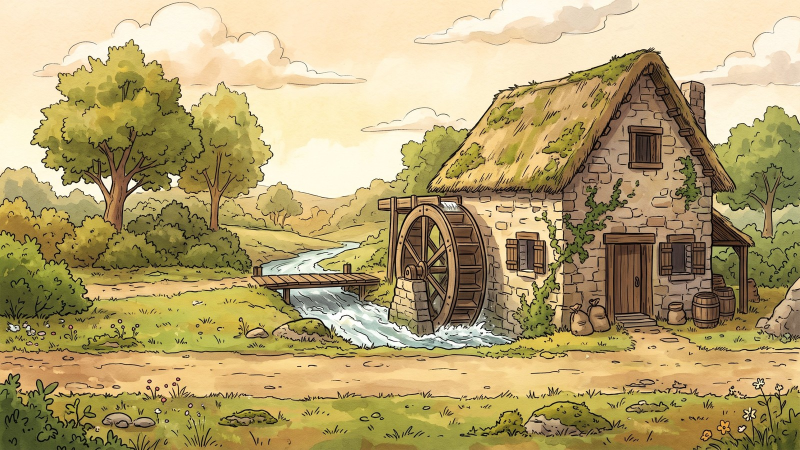
#> input picture art/escenarios/nuevos/acena.jpg, 1600 x 900 px, given in place of puente.jpg, which was not available (shown at 1/2 size)
$ python talavera_fondo.py
#> lines starting #> are read from the running program, lines starting #| are printed output that depends on the picture; after the words box and inside, x2 and y2 are one past the last pixel; in counts of white or black regions, pixels touching at a corner belong together
#> in paint, bg is the input picture: PIL image 1600x900 RGB; mean R, G, B 181, 162.7, 112.6
"""Dibuja la Talavera de 1248 (provisional, procedural) en el horizonte de los fondos del puente y la aceña.
Uso: python talavera_fondo.py  -> art/escenarios/nuevos/{puente,acena}_talavera.jpg (+ capa suelta en production/G12/walkmaps/)"""
import random, numpy as np
from PIL import Image, ImageDraw, ImageFilter
ROOT='/home/claude/extra-o-en-castilla/'
SS=4
def town(w,h,seed,haze,HILL):
    """Capa RGBA (w x h) con el perfil de la villa: cerca con almenas, torres albarranas, alcázar, campanario de Santa María y casas."""
#> called with w = 300, h = 135, seed = 7, haze = (240, 226, 196), HILL = (176, 170, 112)
    rnd=random.Random(seed); W,H=w*SS,h*SS
    im=Image.new('RGBA',(W,H),(0,0,0,0)); d=ImageDraw.Draw(im)
#> after `im = Image.new('RGBA', (W, H), (0, 0, 0, 0))`: im: PIL image 1200x540 RGBA; every value is 0
    wall=(214,192,156); wallsh=(176,156,128); brick=(196,132,96); roof=(196,106,70); roofsh=(160,84,60); ink=(92,70,52,200)
    base=int(H*0.96); lw=max(2,int(SS*0.9))
    def box(x0,y0,x1,y1,c,sh=None):
        d.rectangle([x0,y0,x1,y1],fill=c+(255,),outline=ink,width=lw)
        if sh: d.rectangle([x0+(x1-x0)*0.62,y0+lw,x1-lw,y1-lw],fill=sh+(255,))
    def merlons(x0,x1,y,n,hh):
        step=(x1-x0)/n
        for i in range(n):
            if i%2==0: d.rectangle([x0+i*step,y-hh,x0+(i+1)*step,y],fill=wall+(255,),outline=ink,width=lw)
    def gable(x0,x1,ytop,ybase,c,csh):
        mid=(x0+x1)/2; d.polygon([(x0-SS,ybase),(mid,ytop),(x1+SS,ybase)],fill=c+(255,),outline=ink)
        d.polygon([(mid,ytop),(x1+SS,ybase),(mid,ybase)],fill=csh+(255,))
    # casas del fondo (cuestas)
    x=W*0.04
    while x<W*0.96:
        bw=rnd.uniform(0.035,0.06)*W; bh=rnd.uniform(0.22,0.34)*H; top=base-bh-rnd.uniform(0,0.12)*H
        box(x,top,x+bw,base,wall,wallsh); gable(x,x+bw,top-bw*0.30,top,roof,roofsh)
        if rnd.random()<0.5: d.rectangle([x+bw*0.3,top+bh*0.3,x+bw*0.42,top+bh*0.55],fill=(110,84,62,230))
        x+=bw*rnd.uniform(0.55,0.9)
#> after the loop, x = 1156.1
    # cerca: lienzo de muralla con almenas y torres
    wy=base-H*0.30
    box(W*0.02,wy,W*0.98,base,wall,None); merlons(W*0.02,W*0.98,wy,int(w/5)*2,H*0.05)
    for i in range(int(w/9)):   # saeteras
        px=W*0.04+i*(W*0.92)/int(w/9); d.rectangle([px,wy+H*0.08,px+SS*1.2,wy+H*0.15],fill=(90,68,52,230))
    # bandas de ladrillo en el lienzo (mampostería de granito con hiladas de ladrillo)
    for k in (0.35,0.62):
        d.rectangle([W*0.02+lw,wy+(base-wy)*k,W*0.98-lw,wy+(base-wy)*k+H*0.025],fill=brick+(255,))
    # torres macizas del lienzo (cuadradas) y una semicircular
    for tx,th,tw in ((0.12,0.52,0.045),(0.66,0.50,0.045)):
        x0=W*tx; x1=x0+W*tw; yt=base-H*th
        box(x0,yt,x1,base,wall,wallsh); merlons(x0-SS,x1+SS,yt,3,H*0.045)
        d.rectangle([x0+(x1-x0)*0.4,yt+H*0.08,x0+(x1-x0)*0.6,yt+H*0.16],fill=(90,68,52,230))
    sx0=W*0.40; sx1=sx0+W*0.05; syt=base-H*0.50
    d.rectangle([sx0,syt,sx1,base],fill=wall+(255,),outline=ink,width=lw); d.ellipse([sx0,syt-H*0.03,sx1,syt+H*0.05],fill=wall+(255,),outline=ink,width=lw)
    merlons(sx0,sx1,syt,3,H*0.04)
    # TORRES ALBARRANAS: exentas, adelantadas al lienzo y unidas a él por un gran arco (en Talavera hubo 17; las ochavadas se ven con caras)
    for tx,th in ((0.27,0.66),(0.58,0.70),(0.84,0.62)):
        x0=W*tx; x1=x0+W*0.05; yt=base-H*th; fy=base+H*0.02
        # arco de unión con el lienzo (pasadizo sobre un gran arco, detrás de la torre)
        ax0=x1-SS; ax1=x1+W*0.06; ay=base-H*0.44
        d.rectangle([ax0,ay,ax1,base],fill=wallsh+(255,),outline=ink,width=lw)
        d.pieslice([ax0+SS,ay+H*0.07,ax1-SS,base+H*0.30],180,360,fill=(84,64,50,235))
        merlons(ax0,ax1,ay,3,H*0.04)
        # torre ochavada (caras: luz/sombra) exenta, algo más alta y más ancha arriba
        d.polygon([(x0,fy),(x0,yt),(x1,yt),(x1,fy)],fill=wall+(255,),outline=ink)
        d.polygon([(x0+(x1-x0)*0.55,fy),(x0+(x1-x0)*0.55,yt),(x1,yt),(x1,fy)],fill=wallsh+(255,))
        d.rectangle([x0-SS*1.2,yt-H*0.045,x1+SS*1.2,yt+H*0.01],fill=wall+(255,),outline=ink,width=lw)   # coronamiento volado
        merlons(x0-SS*1.2,x1+SS*1.2,yt-H*0.045,4,H*0.04)
        d.rectangle([x0+(x1-x0)*0.4,yt+H*0.10,x0+(x1-x0)*0.62,yt+H*0.19],fill=(90,68,52,230))
        d.rectangle([x0,fy-H*0.10,x1,fy],fill=brick+(255,))   # zócalo de ladrillo
    # barbacana: antemuro bajo almenado por delante del lienzo
    d.rectangle([W*0.0,base-H*0.07,W*1.0,base+H*0.04],fill=wallsh+(255,),outline=ink,width=lw); merlons(0,W,base-H*0.07,int(w/6)*2,H*0.03)
    # alcázar: gran torre del homenaje a la izquierda
    ax0=W*0.16; ax1=ax0+W*0.10; ay=base-H*0.78
    box(ax0,ay,ax1,base,wall,wallsh); merlons(ax0-SS*1.5,ax1+SS*1.5,ay,5,H*0.06)
    for k in range(2): d.rectangle([ax0+(ax1-ax0)*(0.2+0.4*k),ay+H*0.14,ax0+(ax1-ax0)*(0.32+0.4*k),ay+H*0.26],fill=(90,68,52,230))
    # Santa María la Mayor: campanario cuadrado con vanos y chapitel bajo
    cx0=W*0.47; cx1=cx0+W*0.05; cy=base-H*0.95
    box(cx0,cy,cx1,base,(214,170,128),(180,140,106));
    for k in range(2): d.rounded_rectangle([cx0+(cx1-cx0)*(0.18+0.42*k),cy+H*0.12,cx0+(cx1-cx0)*(0.40+0.42*k),cy+H*0.30],radius=SS*2,fill=(80,60,46,230))
    d.polygon([(cx0-SS,cy),((cx0+cx1)/2,cy-H*0.16),(cx1+SS,cy)],fill=roof+(255,),outline=ink)
    # nave de la colegiata junto al campanario
    box(W*0.52,base-H*0.40,W*0.60,base,wall,wallsh); gable(W*0.52,W*0.60,base-H*0.52,base-H*0.40,roof,roofsh)
    mound=[(0,H)]+[(i*W/40, H*(0.90+0.035*np.sin(i*0.9+seed)+0.02*np.sin(i*2.3))) for i in range(41)]+[(W,H)]
    d.polygon(mound,fill=HILL+(255,))
    # bruma: atenúa hacia el color del cielo (perspectiva aérea)
    a=np.array(im).astype(float); sky=np.array(haze,float)
    a[...,:3]=a[...,:3]*(1-0.16)+sky*0.16
    im=Image.fromarray(a.astype('uint8'),'RGBA').filter(ImageFilter.GaussianBlur(SS*0.35))
    return im.resize((w,h),Image.LANCZOS)

def paint(name,place,haze,seed,hillcol):
    bg=Image.open(ROOT+'art/escenarios/nuevos/%s.jpg'%name).convert('RGB'); arr=np.array(bg).astype(float)
    x,y,w,h=place; t=town(w,h,seed,haze,hillcol); ta=np.array(t).astype(float)
    # zona donde puede ir la villa: cielo/lomas lejanas claras y sin tinta (no pisa árboles, puente ni casas)
    reg=arr[y:y+h,x:x+w]; lum=reg.mean(2); mx=reg.max(2); mn=reg.min(2); sat=(mx-mn)/(mx+1)
    sky=(lum>196)&(sat<0.35)
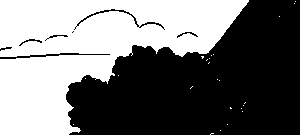
#> sky: shape (135, 300) bool; 45.6% white; 24 white regions (23 under 20 px), largest, box (x1, y1, x2, y2) and area: (0, 0, 249, 135) 18443
    hill=(lum>120)&(lum<=196)&(sat<0.5)&(reg[...,1]>reg[...,2]+8)
#> hill: shape (135, 300) bool; 14.5% white in thin lines or dots
    allowed=Image.fromarray(((sky|hill)*255).astype('uint8')).filter(ImageFilter.MaxFilter(3)).filter(ImageFilter.MinFilter(5)).filter(ImageFilter.GaussianBlur(1.2))
    m=np.array(allowed).astype(float)/255
    dark=(lum<105); m=np.where(dark,0,np.maximum(m,np.where(np.arange(h)[:,None]>int(h*0.80),1.0,0)))
#> after `dark = lum < 105`: dark: shape (135, 300) bool; 7.1% white in thin lines or dots
    al=ta[...,3]/255*m
    # loma bajo la villa (ancla la silueta al horizonte)
    hy=int(h*0.86); ground=np.zeros((h,w)); ground[hy:,:]=1; ground=np.array(Image.fromarray((ground*255).astype('uint8')).filter(ImageFilter.GaussianBlur(3))).astype(float)/255*m*0.9
    out=reg.copy()
    out=out*(1-ground[...,None])+np.array(hillcol,float)*ground[...,None]
    out=out*(1-al[...,None])+ta[...,:3]*al[...,None]
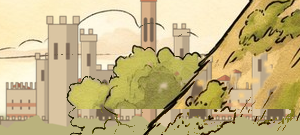
#> out: shape (135, 300, 3) float64; mean R, G, B 198.6, 181.4, 131.9
    arr[y:y+h,x:x+w]=out
    res=Image.fromarray(arr.astype('uint8')); res.save(ROOT+'art/escenarios/nuevos/%s_talavera.jpg'%name,quality=92)
    t.save(ROOT+'production/G12/walkmaps/talavera_capa_%s.png'%name)
    return res
# (x, y, ancho, alto) en el lienzo 1600x900
paint('puente',(735,205,300,135),(240,226,196),7,(176,170,112))
paint('acena',(430,300,380,115),(244,226,190),11,(170,168,108))
#> call 2 of paint, with name = 'acena', place = (430, 300, 380, 115), haze = (244, 226, 190), seed = 11, hillcol = (170, 168, 108)
#> in paint (call 2), `x, y, w, h = place`: x = 430; y = 300; w = 380; h = 115
#> in town (call 2), `im = Image.new('RGBA', (W, H), (0, 0, 0, 0))`: im: PIL image 1520x460 RGBA; every value is 0
#> in paint (call 2), `mx = reg.max(2)`:
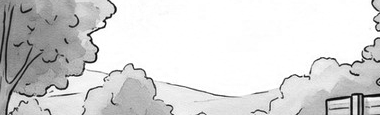
#> mx: shape (115, 380) float64; min 6, max 255, mean 215.4
#> in paint (call 2), `mn = reg.min(2)`:
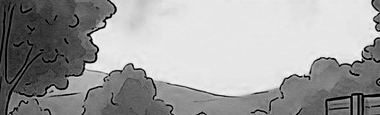
#> mn: shape (115, 380) float64; min 0, max 246, mean 159.8
#> in paint (call 2), `sat = (mx - mn) / (mx + 1)`:
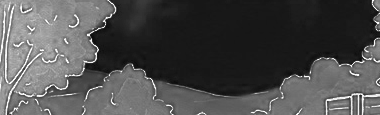
#> sat: shape (115, 380) float64; min 0.0352, max 0.988, mean 0.305
#> in paint (call 2), `sky=(lum>196)&(sat<0.35)`: sky: shape (115, 380) bool; 50.9% white; 7 black regions (5 under 20 px), largest, box (x1, y1, x2, y2) and area: (0, 0, 380, 115) 21240, (371, 0, 380, 32) 180
#> in paint (call 2), `hill=(lum>120)&(lum<=196)&(sat<0.5)&(reg[...,1]>reg[...,2]+8)`: hill: shape (115, 380) bool; 25.9% white; 226 white regions (209 under 20 px), largest, box (x1, y1, x2, y2) and area: (8, 39, 380, 115) 9363, (75, 0, 115, 61) 464, (328, 99, 350, 115) 237
#> in paint (call 2), `dark = lum < 105`: dark: shape (115, 380) bool; 8.6% white in thin lines or dots
#> in paint (call 2), `al=ta[...,3]/255*m`:
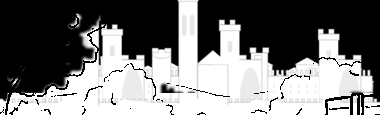
#> al: shape (115, 380) float64; min 0, max 1, mean 0.463
#> in paint (call 2), `hy = int(h * 0.86)`: hy = 98
#> in paint (call 2), `out=out*(1-al[...,None])+ta[...,:3]*al[...,None]`:
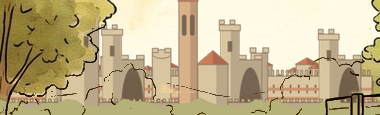
#> out: shape (115, 380, 3) float64; mean R, G, B 194.7, 179.5, 141.6

$ run again, on art/escenarios/nuevos/puente.jpg
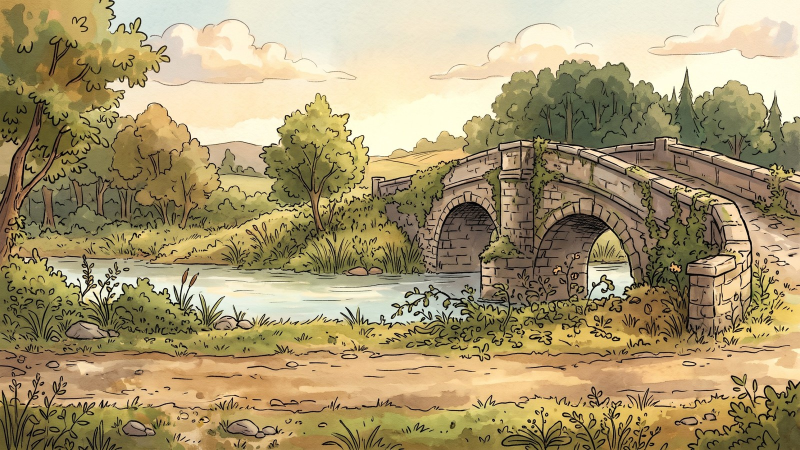
#> input picture art/escenarios/nuevos/puente.jpg, 1600 x 900 px, found by its file name (shown at 1/2 size)
#> in paint, bg is the input picture: PIL image 1600x900 RGB; mean R, G, B 169, 152.9, 113
#> after the loop in town, `while x<W*0.96:`: x = 1156.1
#> in paint, `sky=(lum>196)&(sat<0.35)`:
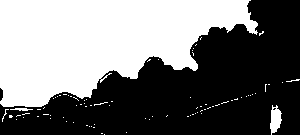
#> sky: shape (135, 300) bool; 46.2% white; 84 white regions (81 under 20 px), largest, box (x1, y1, x2, y2) and area: (0, 0, 258, 107) 18210, (270, 105, 282, 135) 234, (10, 108, 33, 111) 43
#> hill: shape (135, 300) bool; 36% white; 172 white regions (156 under 20 px), largest, box (x1, y1, x2, y2) and area: (14, 0, 292, 135) 10445, (175, 91, 267, 135) 1677, (272, 106, 300, 135) 467
#> dark: shape (135, 300) bool; 7.9% white in thin lines or dots
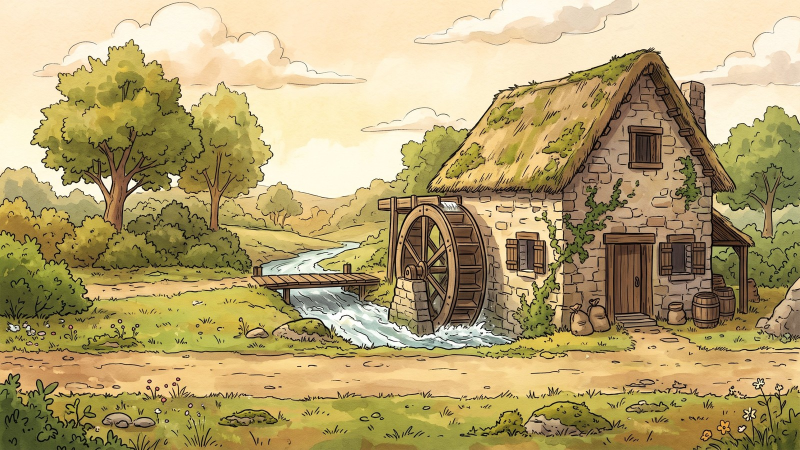
#> input picture art/escenarios/nuevos/acena.jpg, 1600 x 900 px, found by its file name (shown at 1/2 size)
#> in paint, bg is the input picture: PIL image 1600x900 RGB; mean R, G, B 181, 162.7, 112.6
#> in paint (call 2), `x, y, w, h = place`: x = 430; y = 300; w = 380; h = 115
#> ta: shape (115, 380, 4) float64
#> reg: shape (115, 380, 3) float64
#> lum: shape (115, 380) float64
#> mx: shape (115, 380) float64
#> mn: shape (115, 380) float64
#> sat: shape (115, 380) float64
#> sky: shape (115, 380) bool; 50.9% white; 7 black regions (5 under 20 px), largest, box (x1, y1, x2, y2) and area: (0, 0, 380, 115) 21240, (371, 0, 380, 32) 180
#> hill: shape (115, 380) bool; 25.9% white; 226 white regions (209 under 20 px), largest, box (x1, y1, x2, y2) and area: (8, 39, 380, 115) 9363, (75, 0, 115, 61) 464, (328, 99, 350, 115) 237
#> allowed: PIL image 380x115 L
#> dark: shape (115, 380) bool; 8.6% white in thin lines or dots
#> al: shape (115, 380) float64
#> hy = 98
#> ground: shape (115, 380) float64
